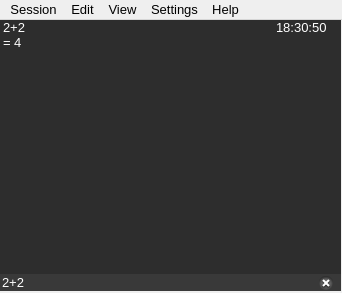
<?xml version="1.0" encoding="UTF-8"?>
<ui version="4.0">
 <class>MainWindow</class>
 <widget class="QMainWindow" name="MainWindow">
  <property name="windowModality">
   <enum>Qt::NonModal</enum>
  </property>
  <property name="enabled">
   <bool>true</bool>
  </property>
  <property name="geometry">
   <rect>
    <x>0</x>
    <y>0</y>
    <width>342</width>
    <height>293</height>
   </rect>
  </property>
  <property name="sizePolicy">
   <sizepolicy hsizetype="Fixed" vsizetype="Fixed">
    <horstretch>0</horstretch>
    <verstretch>0</verstretch>
   </sizepolicy>
  </property>
  <property name="minimumSize">
   <size>
    <width>1</width>
    <height>1</height>
   </size>
  </property>
  <property name="maximumSize">
   <size>
    <width>2000</width>
    <height>2000</height>
   </size>
  </property>
  <property name="font">
   <font>
    <pointsize>10</pointsize>
   </font>
  </property>
  <property name="windowTitle">
   <string>CLICalculator</string>
  </property>
  <property name="windowOpacity">
   <double>1.000000000000000</double>
  </property>
  <property name="layoutDirection">
   <enum>Qt::LeftToRight</enum>
  </property>
  <property name="autoFillBackground">
   <bool>true</bool>
  </property>
  <property name="documentMode">
   <bool>false</bool>
  </property>
  <widget class="QWidget" name="centralwidget">
   <property name="font">
    <font>
     <pointsize>10</pointsize>
    </font>
   </property>
   <widget class="QWidget" name="verticalLayoutWidget">
    <property name="geometry">
     <rect>
      <x>0</x>
      <y>0</y>
      <width>341</width>
      <height>271</height>
     </rect>
    </property>
    <property name="font">
     <font>
      <pointsize>10</pointsize>
     </font>
    </property>
    <layout class="QVBoxLayout" name="verticalLayout">
     <property name="spacing">
      <number>0</number>
     </property>
     <item>
      <layout class="QHBoxLayout" name="horizontalLayout" stretch="9,1">
       <property name="spacing">
        <number>0</number>
       </property>
       <property name="leftMargin">
        <number>0</number>
       </property>
       <property name="topMargin">
        <number>0</number>
       </property>
       <property name="rightMargin">
        <number>0</number>
       </property>
       <property name="bottomMargin">
        <number>0</number>
       </property>
       <item>
        <widget class="QListWidget" name="listWidget_history">
         <property name="sizePolicy">
          <sizepolicy hsizetype="Expanding" vsizetype="Expanding">
           <horstretch>0</horstretch>
           <verstretch>0</verstretch>
          </sizepolicy>
         </property>
         <property name="font">
          <font>
           <pointsize>10</pointsize>
           <stylestrategy>PreferDefault</stylestrategy>
          </font>
         </property>
         <property name="styleSheet">
          <string notr="true">background-color:rgb(45, 45, 45);
color:rgb(255, 255, 255);</string>
         </property>
         <property name="frameShape">
          <enum>QFrame::NoFrame</enum>
         </property>
         <property name="autoScroll">
          <bool>true</bool>
         </property>
         <property name="selectionMode">
          <enum>QAbstractItemView::SingleSelection</enum>
         </property>
         <property name="selectionBehavior">
          <enum>QAbstractItemView::SelectItems</enum>
         </property>
         <property name="selectionRectVisible">
          <bool>true</bool>
         </property>
         <property name="itemAlignment">
          <set>Qt::AlignLeading</set>
         </property>
         <property name="sortingEnabled">
          <bool>false</bool>
         </property>
         <item>
          <property name="text">
           <string>2+2</string>
          </property>
         </item>
         <item>
          <property name="text">
           <string>= 4</string>
          </property>
          <property name="background">
           <brush brushstyle="NoBrush">
            <color alpha="255">
             <red>153</red>
             <green>204</green>
             <blue>253</blue>
            </color>
           </brush>
          </property>
         </item>
        </widget>
       </item>
       <item>
        <widget class="QListWidget" name="listWidget_time">
         <property name="font">
          <font>
           <pointsize>10</pointsize>
           <stylestrategy>PreferDefault</stylestrategy>
          </font>
         </property>
         <property name="styleSheet">
          <string notr="true">background-color:rgb(45, 45, 45);
color:rgb(255, 255, 255)</string>
         </property>
         <property name="frameShape">
          <enum>QFrame::NoFrame</enum>
         </property>
         <property name="selectionMode">
          <enum>QAbstractItemView::SingleSelection</enum>
         </property>
         <property name="selectionRectVisible">
          <bool>true</bool>
         </property>
         <item>
          <property name="text">
           <string>18:30:50</string>
          </property>
         </item>
        </widget>
       </item>
      </layout>
     </item>
     <item>
      <widget class="QLineEdit" name="lineEdit">
       <property name="sizePolicy">
        <sizepolicy hsizetype="Preferred" vsizetype="Preferred">
         <horstretch>0</horstretch>
         <verstretch>0</verstretch>
        </sizepolicy>
       </property>
       <property name="maximumSize">
        <size>
         <width>2000</width>
         <height>2000</height>
        </size>
       </property>
       <property name="font">
        <font>
         <pointsize>10</pointsize>
         <bold>false</bold>
         <stylestrategy>PreferDefault</stylestrategy>
        </font>
       </property>
       <property name="contextMenuPolicy">
        <enum>Qt::NoContextMenu</enum>
       </property>
       <property name="toolTip">
        <string/>
       </property>
       <property name="toolTipDuration">
        <number>-1</number>
       </property>
       <property name="whatsThis">
        <string/>
       </property>
       <property name="accessibleName">
        <string/>
       </property>
       <property name="autoFillBackground">
        <bool>false</bool>
       </property>
       <property name="styleSheet">
        <string notr="true">background-color:rgb(57, 57, 57);
color:rgb(255, 255, 255);</string>
       </property>
       <property name="text">
        <string>2+2</string>
       </property>
       <property name="frame">
        <bool>false</bool>
       </property>
       <property name="echoMode">
        <enum>QLineEdit::Normal</enum>
       </property>
       <property name="cursorPosition">
        <number>3</number>
       </property>
       <property name="dragEnabled">
        <bool>false</bool>
       </property>
       <property name="placeholderText">
        <string/>
       </property>
       <property name="clearButtonEnabled">
        <bool>true</bool>
       </property>
      </widget>
     </item>
    </layout>
   </widget>
  </widget>
  <widget class="QMenuBar" name="menubar">
   <property name="geometry">
    <rect>
     <x>0</x>
     <y>0</y>
     <width>342</width>
     <height>24</height>
    </rect>
   </property>
   <property name="styleSheet">
    <string notr="true"/>
   </property>
   <widget class="QMenu" name="menuSession">
    <property name="font">
     <font>
      <pointsize>10</pointsize>
     </font>
    </property>
    <property name="title">
     <string>Session</string>
    </property>
    <addaction name="actionExport_session"/>
    <addaction name="actionImport_session"/>
    <addaction name="separator"/>
    <addaction name="actionExport"/>
    <addaction name="actionImport"/>
   </widget>
   <widget class="QMenu" name="menuEdit">
    <property name="font">
     <font>
      <pointsize>10</pointsize>
     </font>
    </property>
    <property name="title">
     <string>Edit</string>
    </property>
    <addaction name="actionClear_history"/>
    <addaction name="actionClear_input"/>
    <addaction name="actionClear_all"/>
    <addaction name="separator"/>
    <addaction name="actionInsert_Previous_Input"/>
    <addaction name="actionInsert_Next_Input"/>
   </widget>
   <widget class="QMenu" name="menuHelp">
    <property name="title">
     <string>Help</string>
    </property>
    <addaction name="actionAbout"/>
   </widget>
   <widget class="QMenu" name="menuView">
    <property name="title">
     <string>View</string>
    </property>
    <addaction name="actionZoom_in"/>
    <addaction name="actionZoom_out"/>
    <addaction name="actionShow_time_stamps"/>
   </widget>
   <widget class="QMenu" name="menuSettings">
    <property name="title">
     <string>Settings</string>
    </property>
   </widget>
   <addaction name="menuSession"/>
   <addaction name="menuEdit"/>
   <addaction name="menuView"/>
   <addaction name="menuSettings"/>
   <addaction name="menuHelp"/>
  </widget>
  <action name="actionExport_session">
   <property name="text">
    <string>Load...</string>
   </property>
  </action>
  <action name="actionImport_session">
   <property name="text">
    <string>Save...</string>
   </property>
  </action>
  <action name="actionAbout">
   <property name="text">
    <string>About...</string>
   </property>
   <property name="shortcut">
    <string>F1</string>
   </property>
  </action>
  <action name="actionExport">
   <property name="text">
    <string>Export...</string>
   </property>
  </action>
  <action name="actionImport">
   <property name="text">
    <string>Import...</string>
   </property>
  </action>
  <action name="actionClear_history">
   <property name="text">
    <string>Clear History</string>
   </property>
   <property name="shortcut">
    <string>Ctrl+H</string>
   </property>
  </action>
  <action name="actionClear_input">
   <property name="text">
    <string>Clear Input</string>
   </property>
   <property name="shortcut">
    <string>Esc</string>
   </property>
  </action>
  <action name="actionClear_all">
   <property name="text">
    <string>Clear All</string>
   </property>
   <property name="shortcut">
    <string>Del</string>
   </property>
  </action>
  <action name="actionZoom_in">
   <property name="text">
    <string>Zoom In</string>
   </property>
   <property name="shortcut">
    <string>Ctrl++</string>
   </property>
  </action>
  <action name="actionZoom_out">
   <property name="text">
    <string>Zoom Out</string>
   </property>
   <property name="shortcut">
    <string>Ctrl+-</string>
   </property>
  </action>
  <action name="actionShow_time_stamps">
   <property name="text">
    <string>Toggle Time Stamps</string>
   </property>
   <property name="shortcut">
    <string>Ctrl+T</string>
   </property>
  </action>
  <action name="actionInsert_Previous_Input">
   <property name="text">
    <string>Insert Previous Input</string>
   </property>
   <property name="shortcut">
    <string>Up</string>
   </property>
  </action>
  <action name="actionInsert_Next_Input">
   <property name="text">
    <string>Insert Next Input</string>
   </property>
   <property name="shortcut">
    <string>Down</string>
   </property>
  </action>
 </widget>
 <tabstops>
  <tabstop>lineEdit</tabstop>
  <tabstop>listWidget_history</tabstop>
  <tabstop>listWidget_time</tabstop>
 </tabstops>
 <resources/>
 <connections/>
</ui>
